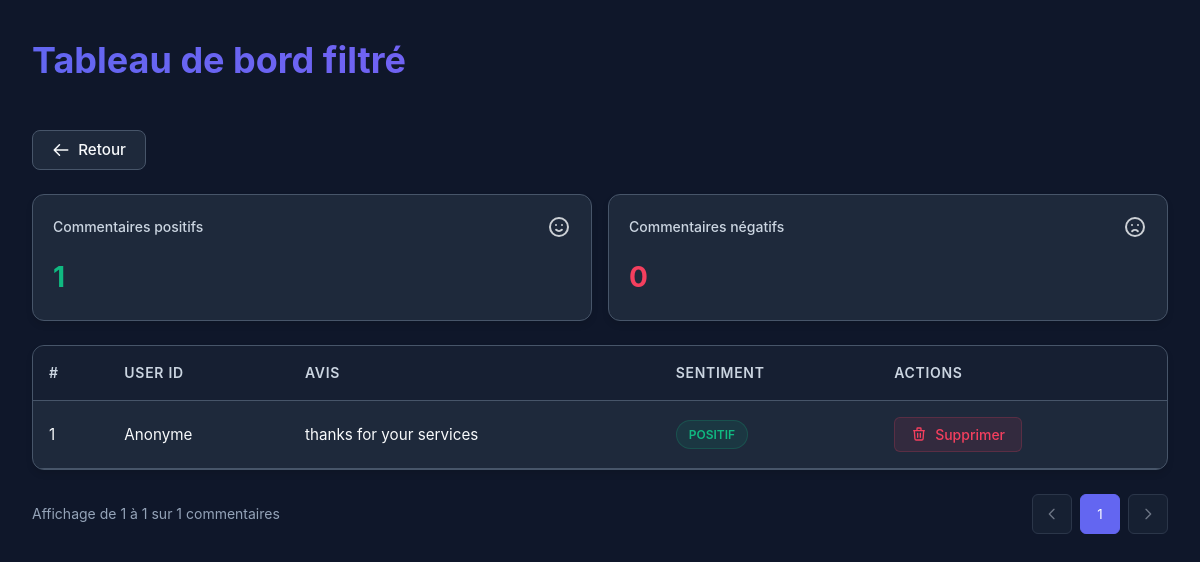
The page /filtered_dash on the database as committed earlier.
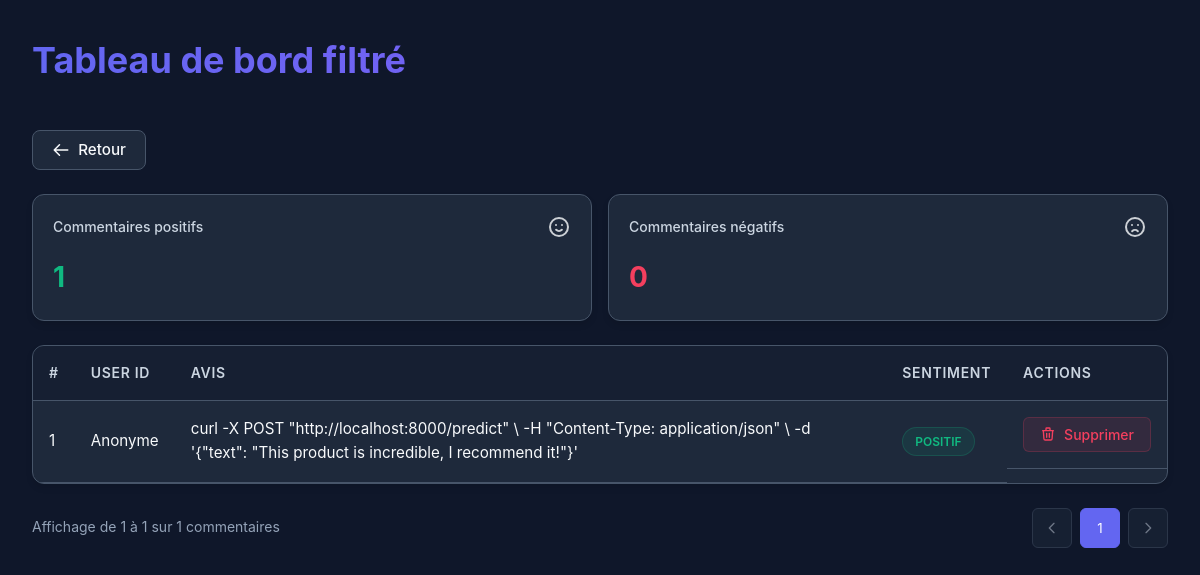
The same page on the database as committed later.
### src/api/db.py (models this page shows)
class Comment(Base):
    __tablename__ = "comments"
    id = Column(Integer, primary_key=True, index=True)
    content = Column(Text, nullable=False)  # ici content
    author = Column(String(100), nullable=False)
    created_at = Column(DateTime, default=datetime.utcnow)
    sentiment = Column(String(20), nullable=False)

### src/api/routes/comments.py (the view)
@router.get("/filtered_dash", response_class=HTMLResponse)
async def dashboard_filtered(
    request: Request,
    type: str = Query("all"),
    session_token: Optional[str] = Cookie(None),
    db: Session = Depends(database.get_db)
):
    if not AuthService.is_authenticated(session_token):
        return RedirectResponse(url="/login", status_code=HTTP_303_SEE_OTHER)
    type_map = {
        "positif": "POSITIF",
        "negatif": "NEGATIVE",
        "all": None
    }
    sentiment_filter = type_map.get(type.lower())
    if sentiment_filter:
        query = select(Comment).where(Comment.sentiment == sentiment_filter)
    else:
        query = select(Comment)
    results = db.execute(query).scalars().all()
    return templates.TemplateResponse("filtered_dash.html", {
        "request": request,
        "comments": results,
        "filter_type": type
    })

### src/api/templates/filtered_dash.html (shortened to what this page needs)
<!DOCTYPE html>
<html lang="fr">
<head>
</head>
<body>
    <div class="header">
        <h1>Tableau de bord filtré</h1>
    </div>
    <div class="actions">
        <button class="back-btn" onclick="window.history.back()">
            <svg class="back-icon" fill="none" stroke="currentColor" viewBox="0 0 24 24"
                xmlns="http://www.w3.org/2000/svg">
                <path stroke-linecap="round" stroke-linejoin="round" stroke-width="2" d="M10 19l-7-7m0 0l7-7m-7 7h18">
                </path>
            </svg>
            Retour
        </button>
    </div>
    <div class="stats">
        <div class="stat-card">
            <div class="stat-header">
                <span class="stat-title">Commentaires positifs</span>
                <svg class="stat-icon" fill="none" stroke="currentColor" viewBox="0 0 24 24"
                    xmlns="http://www.w3.org/2000/svg">
                    <path stroke-linecap="round" stroke-linejoin="round" stroke-width="2"
                        d="M14.828 14.828a4 4 0 01-5.656 0M9 10h.01M15 10h.01M21 12a9 9 0 11-18 0 9 9 0 0118 0z"></path>
                </svg>
            </div>
            <div class="stat-value stat-positive" id="positive-count">0</div>
        </div>
        <div class="stat-card">
            <div class="stat-header">
                <span class="stat-title">Commentaires négatifs</span>
                <svg class="stat-icon" fill="none" stroke="currentColor" viewBox="0 0 24 24"
                    xmlns="http://www.w3.org/2000/svg">
                    <path stroke-linecap="round" stroke-linejoin="round" stroke-width="2"
                        d="M9.172 16.172a4 4 0 015.656 0M9 10h.01M15 10h.01M21 12a9 9 0 11-18 0 9 9 0 0118 0z"></path>
                </svg>
            </div>
            <div class="stat-value stat-negative" id="negative-count">0</div>
        </div>
    </div>
    <div class="table-container">
        <table>
            <thead>
                <tr>
                    <th>#</th>
                    <th>User ID</th>
                    <th>Avis</th>
                    <th>Sentiment</th>
                    <th>Actions</th>
                </tr>
            </thead>
            <tbody id="comments-table-body">
                {% for comment in comments %}
                <tr>
                    <td>{{ loop.index }}</td>
                    <td>{{ comment.user_id if comment.user_id else 'Anonyme' }}</td>
                    <td>{{ comment.content }}</td>
                    <td>
                        <span
                            class="sentiment-badge {% if comment.sentiment.lower() in ['positif', 'positive', 'posite'] %}sentiment-positive{% elif comment.sentiment.lower() in ['négatif', 'negatif', 'negative'] %}sentiment-negative{% else %}sentiment-neutral{% endif %}">
                            {{ comment.sentiment }}
                        </span>
                    </td>
                    <td class="actions-cell">
                        <button class="btn btn-delete"
                            onclick="showDeleteModal('{{ comment.id }}', '{{ comment.content }}')">
                            Supprimer
                        </button>
                    </td>
                </tr>
                {% endfor %}
            </tbody>
        </table>
    </div>
    <div class="pagination">
        <div class="page-info">Affichage de <span id="showing-start">1</span> à <span id="showing-end">10</span> sur
            <span id="total-comments">0</span> commentaires</div>
        <div class="page-buttons">
            <button class="page-btn disabled" id="prev-page">
                <svg width="16" height="16" fill="none" stroke="currentColor" viewBox="0 0 24 24"
                    xmlns="http://www.w3.org/2000/svg">
                    <path stroke-linecap="round" stroke-linejoin="round" stroke-width="2" d="M15 19l-7-7 7-7"></path>
                </svg>
            </button>
            <button class="page-btn active">1</button>
            <button class="page-btn disabled" id="next-page">
                <svg width="16" height="16" fill="none" stroke="currentColor" viewBox="0 0 24 24"
                    xmlns="http://www.w3.org/2000/svg">
                    <path stroke-linecap="round" stroke-linejoin="round" stroke-width="2" d="M9 5l7 7-7 7"></path>
                </svg>
            </button>
        </div>
    </div>
</body>
</html>

### src/api/templates/filtered_dash.html (style rules this page uses)
:root { --primary: #6366f1; --primary-hover: #4f46e5; --primary-light: rgba(99, 102, 241, 0.1); --danger: #f43f5e; --danger-hover: #e11d48; --success: #10b981; --warning: #f59e0b; --background: #0f172a; --surface: #1e293b; --surface-hover: #334155; --border: #475569; --text-primary: #f8fafc; --text-secondary: #cbd5e1; --text-tertiary: #94a3b8; }
* { margin: 0; padding: 0; box-sizing: border-box; font-family: 'Inter', -apple-system, BlinkMacSystemFont, 'Segoe UI', Roboto, Oxygen, Ubuntu, sans-serif; }
body { background-color: var(--background); color: var(--text-primary); line-height: 1.6; padding: 2rem; max-width: 1200px; margin: 0 auto; }
.header { margin-bottom: 2rem; display: flex; flex-direction: column; gap: 1rem; }
h1 { font-size: 2.25rem; font-weight: 700; background: linear-gradient(to right, #6366f1, #8b5cf6); -webkit-background-clip: text; background-clip: text; color: transparent; margin-bottom: 0.5rem; }
.actions { display: flex; gap: 1rem; align-items: center; justify-content: space-between; margin-bottom: 1.5rem; }
.back-btn { display: flex; align-items: center; gap: 0.5rem; background-color: var(--surface); border: 1px solid var(--border); color: var(--text-primary); padding: 0.6rem 1.2rem; cursor: pointer; border-radius: 0.5rem; font-size: 0.95rem; font-weight: 500; transition: all 0.2s ease; }
.back-icon { width: 18px; height: 18px; }
.stats { display: flex; gap: 1rem; margin-bottom: 1.5rem; }
.stat-card { background-color: var(--surface); border-radius: 0.75rem; padding: 1.25rem; flex: 1; box-shadow: 0 4px 6px rgba(0, 0, 0, 0.1); border: 1px solid var(--border); transition: transform 0.2s ease; }
.stat-header { display: flex; justify-content: space-between; align-items: center; margin-bottom: 1rem; }
.stat-title { color: var(--text-secondary); font-size: 0.875rem; font-weight: 500; }
.stat-icon { width: 24px; height: 24px; opacity: 0.8; }
.stat-value { font-size: 1.75rem; font-weight: 700; }
.stat-positive { color: var(--success); }
.stat-negative { color: var(--danger); }
.table-container { background-color: var(--surface); border-radius: 0.75rem; overflow: hidden; box-shadow: 0 4px 6px rgba(0, 0, 0, 0.1); border: 1px solid var(--border); }
table { width: 100%; border-collapse: collapse; }
th, td { padding: 1rem; text-align: left; border-bottom: 1px solid var(--border); }
th { background-color: rgba(15, 23, 42, 0.5); font-weight: 600; color: var(--text-secondary); font-size: 0.875rem; text-transform: uppercase; letter-spacing: 0.05em; }
td { font-size: 0.95rem; }
.sentiment-badge { padding: 0.25rem 0.75rem; border-radius: 9999px; font-size: 0.75rem; font-weight: 600; display: inline-flex; align-items: center; }
.sentiment-positive { background-color: rgba(16, 185, 129, 0.1); color: var(--success); border: 1px solid rgba(16, 185, 129, 0.2); }
.actions-cell { display: flex; gap: 0.5rem; }
.btn { display: inline-flex; align-items: center; justify-content: center; gap: 0.5rem; padding: 0.5rem 1rem; border-radius: 0.375rem; font-size: 0.875rem; font-weight: 500; transition: all 0.2s ease; cursor: pointer; border: none; }
.btn-delete { background-color: rgba(244, 63, 94, 0.1); color: var(--danger); border: 1px solid rgba(244, 63, 94, 0.2); }
.pagination { display: flex; justify-content: space-between; align-items: center; margin-top: 1.5rem; }
.page-info { color: var(--text-tertiary); font-size: 0.875rem; }
.page-buttons { display: flex; gap: 0.5rem; }
.page-btn { width: 2.5rem; height: 2.5rem; display: flex; align-items: center; justify-content: center; border-radius: 0.375rem; background-color: var(--surface); border: 1px solid var(--border); color: var(--text-secondary); transition: all 0.2s ease; cursor: pointer; }
.page-btn.active { background-color: var(--primary); color: white; border-color: var(--primary); }
.page-btn.disabled { opacity: 0.5; cursor: not-allowed; }

Rows that differ between the two databases and show on the page:
removed Comment: user_id "Anonyme", content "thanks for your services", sentiment "POSITIF"
added Comment: user_id "Anonyme", content "curl -X POST \"http://localhost:8000/predict\" \\ -H \"Content-Type: application/json\" \\ -d '{\"text\": \"This product is incredible, I recommend it!\"}'", sentiment "POSITIF"
